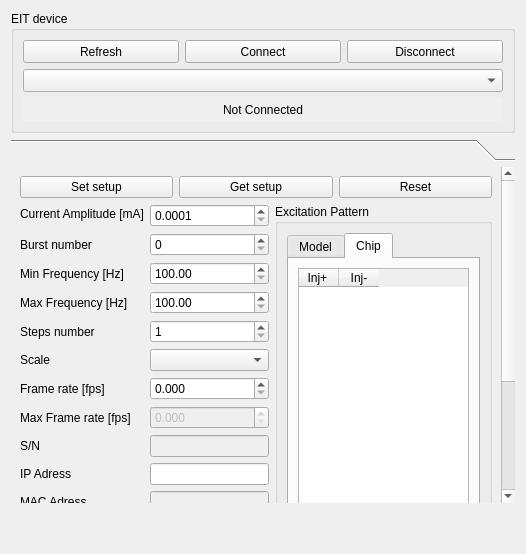
      <widget class="QWidget" name="tab_device">
       <attribute name="title">
        <string>Device</string>
       </attribute>
       <layout class="QVBoxLayout" name="verticalLayout" stretch="0,1,0">
        <property name="sizeConstraint">
         <enum>QLayout::SetDefaultConstraint</enum>
        </property>
        <item>
         <widget class="QGroupBox" name="groupBox_3">
          <property name="sizePolicy">
           <sizepolicy hsizetype="Preferred" vsizetype="Preferred">
            <horstretch>0</horstretch>
            <verstretch>0</verstretch>
           </sizepolicy>
          </property>
          <property name="minimumSize">
           <size>
            <width>0</width>
            <height>0</height>
           </size>
          </property>
          <property name="maximumSize">
           <size>
            <width>16777215</width>
            <height>16777215</height>
           </size>
          </property>
          <property name="title">
           <string>EIT device</string>
          </property>
          <layout class="QVBoxLayout" name="verticalLayout_3">
           <property name="sizeConstraint">
            <enum>QLayout::SetDefaultConstraint</enum>
           </property>
           <item>
            <layout class="QHBoxLayout" name="horizontalLayout_11">
             <item>
              <widget class="QPushButton" name="pB_refresh">
               <property name="enabled">
                <bool>true</bool>
               </property>
               <property name="minimumSize">
                <size>
                 <width>0</width>
                 <height>23</height>
                </size>
               </property>
               <property name="maximumSize">
                <size>
                 <width>16777215</width>
                 <height>23</height>
                </size>
               </property>
               <property name="toolTip">
                <string/>
               </property>
               <property name="statusTip">
                <string>Refresh the available serial port list (Ctrl + R)</string>
               </property>
               <property name="autoFillBackground">
                <bool>false</bool>
               </property>
               <property name="text">
                <string>Refresh</string>
               </property>
               <property name="shortcut">
                <string>Ctrl+R</string>
               </property>
              </widget>
             </item>
             <item>
              <widget class="QPushButton" name="pB_connect">
               <property name="minimumSize">
                <size>
                 <width>0</width>
                 <height>23</height>
                </size>
               </property>
               <property name="maximumSize">
                <size>
                 <width>16777215</width>
                 <height>23</height>
                </size>
               </property>
               <property name="statusTip">
                <string>Connect to the selected serial port (Shift +C)</string>
               </property>
               <property name="autoFillBackground">
                <bool>false</bool>
               </property>
               <property name="text">
                <string>Connect</string>
               </property>
               <property name="shortcut">
                <string>Shift+C</string>
               </property>
              </widget>
             </item>
             <item>
              <widget class="QPushButton" name="pB_disconnect">
               <property name="minimumSize">
                <size>
                 <width>0</width>
                 <height>23</height>
                </size>
               </property>
               <property name="maximumSize">
                <size>
                 <width>16777215</width>
                 <height>23</height>
                </size>
               </property>
               <property name="toolTip">
                <string/>
               </property>
               <property name="statusTip">
                <string>Disconnect the serial port (Shift + D)</string>
               </property>
               <property name="autoFillBackground">
                <bool>false</bool>
               </property>
               <property name="text">
                <string>Disconnect</string>
               </property>
               <property name="shortcut">
                <string>Shift+D</string>
               </property>
              </widget>
             </item>
            </layout>
           </item>
           <item>
            <layout class="QVBoxLayout" name="verticalLayout_13">
             <item>
              <widget class="QComboBox" name="cB_ports">
               <property name="minimumSize">
                <size>
                 <width>0</width>
                 <height>23</height>
                </size>
               </property>
               <property name="maximumSize">
                <size>
                 <width>16777215</width>
                 <height>23</height>
                </size>
               </property>
               <property name="toolTip">
                <string/>
               </property>
               <property name="statusTip">
                <string>Available serial port list</string>
               </property>
              </widget>
             </item>
             <item>
              <widget class="QLabel" name="lab_device_status">
               <property name="sizePolicy">
                <sizepolicy hsizetype="Preferred" vsizetype="Preferred">
                 <horstretch>0</horstretch>
                 <verstretch>0</verstretch>
                </sizepolicy>
               </property>
               <property name="minimumSize">
                <size>
                 <width>0</width>
                 <height>23</height>
                </size>
               </property>
               <property name="maximumSize">
                <size>
                 <width>16777215</width>
                 <height>23</height>
                </size>
               </property>
               <property name="statusTip">
                <string/>
               </property>
               <property name="autoFillBackground">
                <bool>true</bool>
               </property>
               <property name="text">
                <string>Not Connected</string>
               </property>
               <property name="alignment">
                <set>Qt::AlignCenter</set>
               </property>
              </widget>
             </item>
            </layout>
           </item>
          </layout>
         </widget>
        </item>
        <item>
         <widget class="QToolBox" name="toolBox_4">
          <property name="sizePolicy">
           <sizepolicy hsizetype="Preferred" vsizetype="Preferred">
            <horstretch>0</horstretch>
            <verstretch>0</verstretch>
           </sizepolicy>
          </property>
          <widget class="QWidget" name="toolBox_4Page1">
           <property name="geometry">
            <rect>
             <x>0</x>
             <y>0</y>
             <width>406</width>
             <height>546</height>
            </rect>
           </property>
           <attribute name="label">
            <string/>
           </attribute>
           <layout class="QVBoxLayout" name="verticalLayout_12">
            <property name="sizeConstraint">
             <enum>QLayout::SetDefaultConstraint</enum>
            </property>
            <item>
             <layout class="QHBoxLayout" name="horizontalLayout_10">
              <item>
               <widget class="QPushButton" name="pB_set_setup">
                <property name="enabled">
                 <bool>true</bool>
                </property>
                <property name="sizePolicy">
                 <sizepolicy hsizetype="Preferred" vsizetype="Fixed">
                  <horstretch>0</horstretch>
                  <verstretch>0</verstretch>
                 </sizepolicy>
                </property>
                <property name="statusTip">
                 <string>Send measurements parameters to connected device (Shift +S)</string>
                </property>
                <property name="autoFillBackground">
                 <bool>false</bool>
                </property>
                <property name="text">
                 <string>Set setup</string>
                </property>
                <property name="shortcut">
                 <string>Shift+S</string>
                </property>
               </widget>
              </item>
              <item>
               <widget class="QPushButton" name="pB_get_setup">
                <property name="sizePolicy">
                 <sizepolicy hsizetype="Preferred" vsizetype="Fixed">
                  <horstretch>0</horstretch>
                  <verstretch>0</verstretch>
                 </sizepolicy>
                </property>
                <property name="statusTip">
                 <string>Ask measurements parameters from connected device (Shift +G)</string>
                </property>
                <property name="autoFillBackground">
                 <bool>false</bool>
                </property>
                <property name="text">
                 <string>Get setup</string>
                </property>
                <property name="shortcut">
                 <string>Shift+G</string>
                </property>
               </widget>
              </item>
              <item>
               <widget class="QPushButton" name="pB_reset">
                <property name="sizePolicy">
                 <sizepolicy hsizetype="Preferred" vsizetype="Fixed">
                  <horstretch>0</horstretch>
                  <verstretch>0</verstretch>
                 </sizepolicy>
                </property>
                <property name="statusTip">
                 <string>Software reset of the device (reconnection needed after 10-15 sec) (Ctrl + Shift +C)</string>
                </property>
                <property name="autoFillBackground">
                 <bool>false</bool>
                </property>
                <property name="text">
                 <string>Reset</string>
                </property>
                <property name="shortcut">
                 <string>Ctrl+Shift+R</string>
                </property>
               </widget>
              </item>
             </layout>
            </item>
            <item>
             <layout class="QHBoxLayout" name="horizontalLayout_7" stretch="0,0">
              <item>
               <layout class="QFormLayout" name="LayoutParameters">
                <property name="fieldGrowthPolicy">
                 <enum>QFormLayout::AllNonFixedFieldsGrow</enum>
                </property>
                <property name="horizontalSpacing">
                 <number>6</number>
                </property>
                <item row="0" column="0">
                 <widget class="QLabel" name="lab_exc_amp">
                  <property name="minimumSize">
                   <size>
                    <width>0</width>
                    <height>20</height>
                   </size>
                  </property>
                  <property name="maximumSize">
                   <size>
                    <width>16777215</width>
                    <height>20</height>
                   </size>
                  </property>
                  <property name="text">
                   <string>Current Amplitude [mA]</string>
                  </property>
                 </widget>
                </item>
                <item row="0" column="1">
                 <widget class="QDoubleSpinBox" name="sBd_exc_amp">
                  <property name="decimals">
                   <number>4</number>
                  </property>
                  <property name="minimum">
                   <double>0.000100000000000</double>
                  </property>
                  <property name="maximum">
                   <double>10.000000000000000</double>
                  </property>
                  <property name="singleStep">
                   <double>0.100000000000000</double>
                  </property>
                 </widget>
                </item>
                <item row="1" column="0">
                 <widget class="QLabel" name="lab_burst">
                  <property name="text">
                   <string>Burst number</string>
                  </property>
                 </widget>
                </item>
                <item row="1" column="1">
                 <widget class="QSpinBox" name="sB_burst">
                  <property name="maximum">
                   <number>255</number>
                  </property>
                 </widget>
                </item>
                <item row="2" column="0">
                 <widget class="QLabel" name="lab_minF">
                  <property name="text">
                   <string>Min Frequency [Hz]</string>
                  </property>
                 </widget>
                </item>
                <item row="2" column="1">
                 <widget class="QDoubleSpinBox" name="sBd_freq_min">
                  <property name="minimum">
                   <double>100.000000000000000</double>
                  </property>
                  <property name="maximum">
                   <double>1000000.000000000000000</double>
                  </property>
                 </widget>
                </item>
                <item row="3" column="0">
                 <widget class="QLabel" name="lab_maxF">
                  <property name="text">
                   <string>Max Frequency [Hz]</string>
                  </property>
                 </widget>
                </item>
                <item row="3" column="1">
                 <widget class="QDoubleSpinBox" name="sBd_freq_max">
                  <property name="autoFillBackground">
                   <bool>false</bool>
                  </property>
                  <property name="minimum">
                   <double>100.000000000000000</double>
                  </property>
                  <property name="maximum">
                   <double>1000000.000000000000000</double>
                  </property>
                 </widget>
                </item>
                <item row="4" column="0">
                 <widget class="QLabel" name="lab_steps">
                  <property name="text">
                   <string>Steps number</string>
                  </property>
                 </widget>
                </item>
                <item row="4" column="1">
                 <widget class="QSpinBox" name="sB_freq_steps">
                  <property name="minimum">
                   <number>1</number>
                  </property>
                  <property name="maximum">
                   <number>255</number>
                  </property>
                 </widget>
                </item>
                <item row="5" column="0">
                 <widget class="QLabel" name="lab_scale">
                  <property name="text">
                   <string>Scale</string>
                  </property>
                 </widget>
                </item>
                <item row="5" column="1">
                 <widget class="QComboBox" name="cB_scale">
                  <property name="editable">
                   <bool>false</bool>
                  </property>
                  <property name="maxVisibleItems">
                   <number>2</number>
                  </property>
                 </widget>
                </item>
                <item row="6" column="0">
                 <widget class="QLabel" name="lab_frame_rate">
                  <property name="text">
                   <string>Frame rate [fps]</string>
                  </property>
                 </widget>
                </item>
                <item row="6" column="1">
                 <widget class="QDoubleSpinBox" name="sBd_frame_rate">
                  <property name="decimals">
                   <number>3</number>
                  </property>
                  <property name="maximum">
                   <double>100.000000000000000</double>
                  </property>
                  <property name="singleStep">
                   <double>0.001000000000000</double>
                  </property>
                 </widget>
                </item>
                <item row="7" column="0">
                 <widget class="QLabel" name="lab_max_frame_rate">
                  <property name="text">
                   <string>Max Frame rate [fps]</string>
                  </property>
                 </widget>
                </item>
                <item row="7" column="1">
                 <widget class="QDoubleSpinBox" name="sBd_max_frame_rate">
                  <property name="enabled">
                   <bool>false</bool>
                  </property>
                  <property name="decimals">
                   <number>3</number>
                  </property>
                  <property name="maximum">
                   <double>100.000000000000000</double>
                  </property>
                  <property name="singleStep">
                   <double>0.001000000000000</double>
                  </property>
                 </widget>
                </item>
                <item row="8" column="0">
                 <widget class="QLabel" name="lab_sn">
                  <property name="text">
                   <string>S/N</string>
                  </property>
                 </widget>
                </item>
                <item row="8" column="1">
                 <widget class="QLineEdit" name="lE_sn">
                  <property name="enabled">
                   <bool>false</bool>
                  </property>
                  <property name="toolTip">
                   <string/>
                  </property>
                  <property name="whatsThis">
                   <string/>
                  </property>
                  <property name="inputMask">
                   <string extracomment="IP_Adress"/>
                  </property>
                  <property name="frame">
                   <bool>true</bool>
                  </property>
                 </widget>
                </item>
                <item row="9" column="0">
                 <widget class="QLabel" name="lab_ip">
                  <property name="text">
                   <string>IP Adress</string>
                  </property>
                 </widget>
                </item>
                <item row="9" column="1">
                 <widget class="QLineEdit" name="lE_ip">
                  <property name="sizePolicy">
                   <sizepolicy hsizetype="Preferred" vsizetype="Fixed">
                    <horstretch>0</horstretch>
                    <verstretch>0</verstretch>
                   </sizepolicy>
                  </property>
                  <property name="toolTip">
                   <string/>
                  </property>
                  <property name="whatsThis">
                   <string/>
                  </property>
                  <property name="inputMask">
                   <string extracomment="IP_Adress"/>
                  </property>
                  <property name="frame">
                   <bool>true</bool>
                  </property>
                 </widget>
                </item>
                <item row="10" column="0">
                 <widget class="QLabel" name="lab_mac">
                  <property name="text">
                   <string>MAC Adress</string>
                  </property>
                 </widget>
                </item>
                <item row="10" column="1">
                 <widget class="QLineEdit" name="lE_mac">
                  <property name="enabled">
                   <bool>false</bool>
                  </property>
                  <property name="sizePolicy">
                   <sizepolicy hsizetype="Preferred" vsizetype="Fixed">
                    <horstretch>0</horstretch>
                    <verstretch>0</verstretch>
                   </sizepolicy>
                  </property>
                 </widget>
                </item>
                <item row="11" column="1">
                 <widget class="QCheckBox" name="chB_dhcp">
                  <property name="enabled">
                   <bool>false</bool>
                  </property>
                  <property name="text">
                   <string>DHCP_Activated</string>
                  </property>
                  <property name="checked">
                   <bool>false</bool>
                  </property>
                 </widget>
                </item>
                <item row="12" column="0">
                 <widget class="QLabel" name="lab_output_config">
                  <property name="text">
                   <string>Output config</string>
                  </property>
                 </widget>
                </item>
                <item row="12" column="1">
                 <widget class="QCheckBox" name="chB_exc_stamp">
                  <property name="enabled">
                   <bool>false</bool>
                  </property>
                  <property name="text">
                   <string>Excitation_Stamp</string>
                  </property>
                  <property name="checked">
                   <bool>true</bool>
                  </property>
                 </widget>
                </item>
                <item row="13" column="1">
                 <widget class="QCheckBox" name="chB_current_stamp">
                  <property name="enabled">
                   <bool>false</bool>
                  </property>
                  <property name="text">
                   <string>Current_Stamp</string>
                  </property>
                  <property name="checked">
                   <bool>true</bool>
                  </property>
                 </widget>
                </item>
                <item row="14" column="1">
                 <widget class="QCheckBox" name="chB_time_stamp">
                  <property name="enabled">
                   <bool>false</bool>
                  </property>
                  <property name="text">
                   <string>Time_Stamp</string>
                  </property>
                  <property name="checked">
                   <bool>true</bool>
                  </property>
                 </widget>
                </item>
               </layout>
              </item>
              <item>
               <widget class="QGroupBox" name="groupBox">
                <property name="title">
                 <string>Excitation Pattern</string>
                </property>
                <layout class="QVBoxLayout" name="verticalLayout_20">
                 <item>
                  <widget class="QTabWidget" name="tabWidget">
                   <property name="sizePolicy">
                    <sizepolicy hsizetype="Preferred" vsizetype="Preferred">
                     <horstretch>0</horstretch>
                     <verstretch>0</verstretch>
                    </sizepolicy>
                   </property>
                   <property name="currentIndex">
                    <number>1</number>
                   </property>
                   <widget class="QWidget" name="tab_exc_model">
                    <attribute name="title">
                     <string>Model</string>
                    </attribute>
                    <layout class="QVBoxLayout" name="verticalLayout_18">
                     <item>
                      <widget class="QTableWidget" name="tw_exc_mat_model">
                       <property name="sizePolicy">
                        <sizepolicy hsizetype="Preferred" vsizetype="Expanding">
                         <horstretch>0</horstretch>
                         <verstretch>0</verstretch>
                        </sizepolicy>
                       </property>
                       <attribute name="horizontalHeaderDefaultSectionSize">
                        <number>40</number>
                       </attribute>
                       <column>
                        <property name="text">
                         <string>Inj+ </string>
                        </property>
                       </column>
                       <column>
                        <property name="text">
                         <string>Inj-</string>
                        </property>
                       </column>
                      </widget>
                     </item>
                    </layout>
                   </widget>
                   <widget class="QWidget" name="tab_exc_chip">
                    <attribute name="title">
                     <string>Chip</string>
                    </attribute>
                    <layout class="QVBoxLayout" name="verticalLayout_19">
                     <item>
                      <widget class="QTableWidget" name="tw_exc_mat_chip">
                       <property name="sizePolicy">
                        <sizepolicy hsizetype="Preferred" vsizetype="Preferred">
                         <horstretch>0</horstretch>
                         <verstretch>0</verstretch>
                        </sizepolicy>
                       </property>
                       <attribute name="horizontalHeaderDefaultSectionSize">
                        <number>40</number>
                       </attribute>
                       <column>
                        <property name="text">
                         <string>Inj+ </string>
                        </property>
                       </column>
                       <column>
                        <property name="text">
                         <string>Inj-</string>
                        </property>
                       </column>
                      </widget>
                     </item>
                    </layout>
                   </widget>
                  </widget>
                 </item>
                </layout>
               </widget>
              </item>
             </layout>
            </item>
            <item>
             <layout class="QHBoxLayout" name="horizontalLayout_8" stretch="1,4,1">
              <item>
               <widget class="QLabel" name="lab_chip">
                <property name="text">
                 <string>Chip type</string>
                </property>
               </widget>
              </item>
              <item>
               <widget class="QComboBox" name="cB_chip_ctlg">
                <property name="editable">
                 <bool>false</bool>
                </property>
                <property name="maxVisibleItems">
                 <number>2</number>
                </property>
               </widget>
              </item>
              <item>
               <widget class="QPushButton" name="pB_chip_refresh_ctlg">
                <property name="sizePolicy">
                 <sizepolicy hsizetype="Preferred" vsizetype="Fixed">
                  <horstretch>0</horstretch>
                  <verstretch>0</verstretch>
                 </sizepolicy>
                </property>
                <property name="statusTip">
                 <string>reload the catalog </string>
                </property>
                <property name="autoFillBackground">
                 <bool>false</bool>
                </property>
                <property name="text">
                 <string>Upddate</string>
                </property>
               </widget>
              </item>
             </layout>
            </item>
            <item>
             <layout class="QHBoxLayout" name="horizontalLayout_9">
              <item>
               <widget class="QPushButton" name="pB_load_setup">
                <property name="sizePolicy">
                 <sizepolicy hsizetype="Preferred" vsizetype="Fixed">
                  <horstretch>0</horstretch>
                  <verstretch>0</verstretch>
                 </sizepolicy>
                </property>
                <property name="minimumSize">
                 <size>
                  <width>0</width>
                  <height>23</height>
                 </size>
                </property>
                <property name="statusTip">
                 <string>Load parameters from file (*.xlsx)</string>
                </property>
                <property name="autoFillBackground">
                 <bool>false</bool>
                </property>
                <property name="text">
                 <string>Load_Setup</string>
                </property>
               </widget>
              </item>
              <item>
               <widget class="QPushButton" name="pB_save_setup">
                <property name="sizePolicy">
                 <sizepolicy hsizetype="Preferred" vsizetype="Fixed">
                  <horstretch>0</horstretch>
                  <verstretch>0</verstretch>
                 </sizepolicy>
                </property>
                <property name="minimumSize">
                 <size>
                  <width>0</width>
                  <height>23</height>
                 </size>
                </property>
                <property name="statusTip">
                 <string>Save parameters to files (*.xlsx)</string>
                </property>
                <property name="autoFillBackground">
                 <bool>false</bool>
                </property>
                <property name="text">
                 <string>Save_Setup</string>
                </property>
               </widget>
              </item>
             </layout>
            </item>
           </layout>
          </widget>
         </widget>
        </item>
        <item>
         <spacer name="verticalSpacer_2">
          <property name="orientation">
           <enum>Qt::Vertical</enum>
          </property>
          <property name="sizeType">
           <enum>QSizePolicy::Expanding</enum>
          </property>
          <property name="sizeHint" stdset="0">
           <size>
            <width>20</width>
            <height>40</height>
           </size>
          </property>
         </spacer>
        </item>
       </layout>
      </widget>
